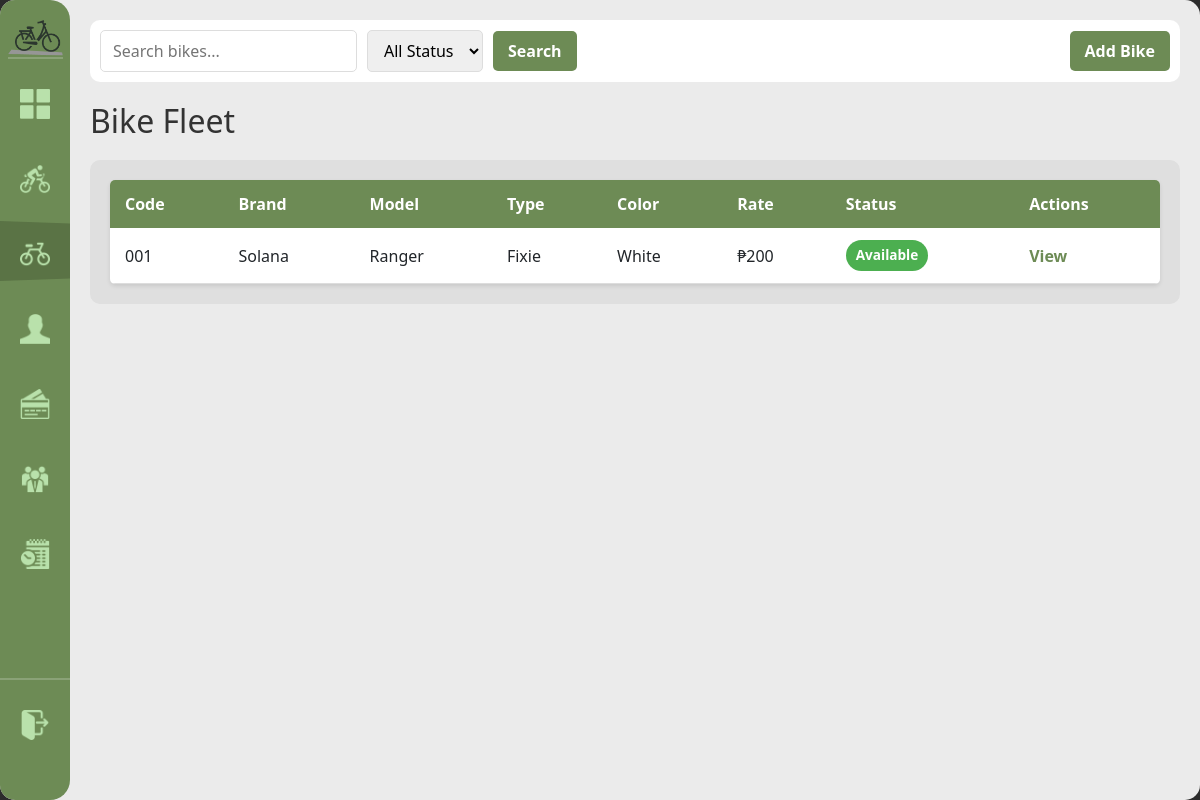
The app's page /bikes (signed in), older data.
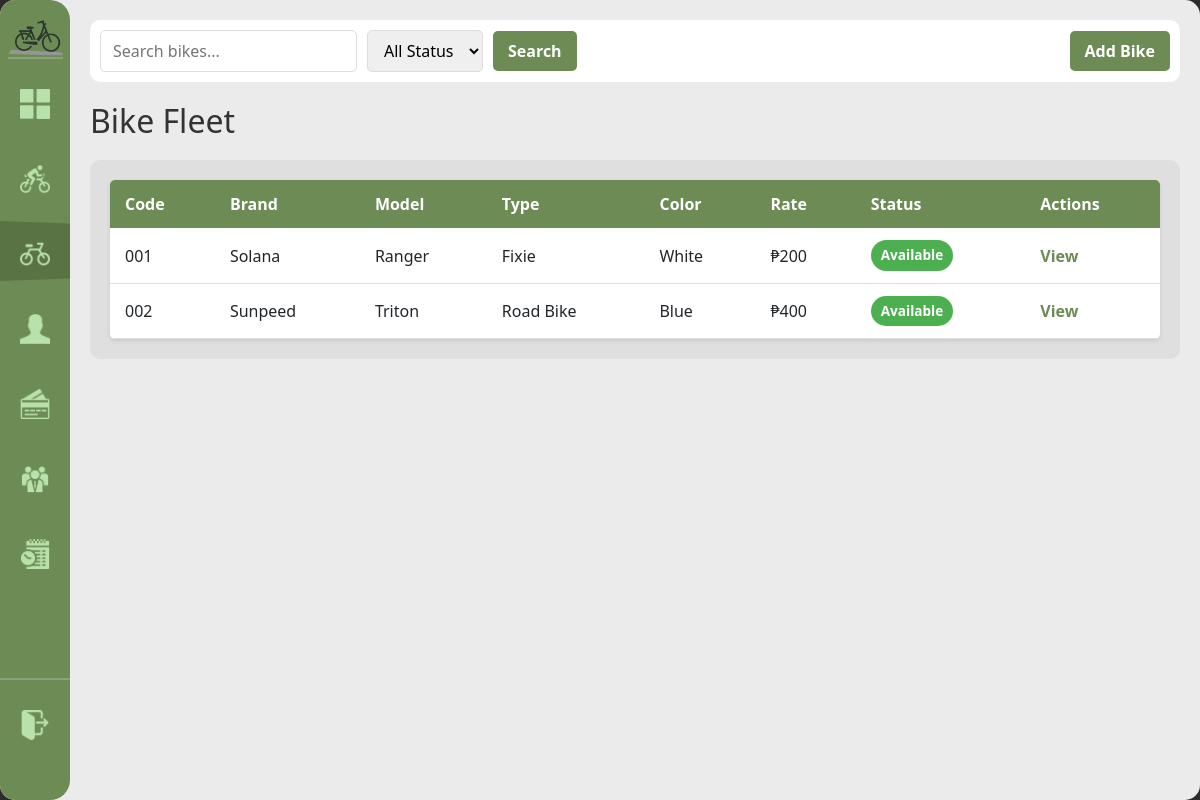
The same page, newer data.
### tables this page shows
CREATE TABLE bike (
            bike_id INTEGER PRIMARY KEY AUTOINCREMENT,
            bike_code TEXT NOT NULL UNIQUE,
            brand TEXT NOT NULL, model TEXT NOT NULL,
            color TEXT NOT NULL,
            bike_rate DECIMAL(8,2) NOT NULL DEFAULT 0,
            type TEXT NOT NULL DEFAULT 'standard',
            status TEXT NOT NULL DEFAULT 'available' CHECK(status IN('available','rented','retired')),
            date_added DATE NOT NULL DEFAULT(date('now','localtime'))
        );

### handlers/bike_routes.py (the view)
@bikes_bp.route('/bikes')
@login_required
def registry():
    search = request.args.get('search', '')
    status = request.args.get('status', 'all')
    all_bikes = database.get().get_all_bikes(search, status)
    return render_template('bike_registry.html', bikes=all_bikes, search=search, filter_status=status)

### app.py (called while the page is built)
def get_sidebar_state():
    return request.cookies.get('sidebarState') == 'expanded'

@app.context_processor
def inject_sidebar_state():
    return dict(sidebar_expanded=get_sidebar_state())

@app.context_processor
def inject_current_staff():
    staff = current_staff()
    return dict(current_staff=staff, is_admin=staff and staff.get("role") == "admin")

### modules/auth.py (called while the page is built)
def login_required(view):
    @wraps(view)
    def wrapped(*args, **kwargs):
        if not session.get("staff_id"):
            return redirect(url_for("login"))
        return view(*args, **kwargs)
    return wrapped

def current_staff():
    if not session.get("staff_id"):
        return None
    return {
        "staff_id": session.get("staff_id"),
        "username": session.get("username"),
        "first_name": session.get("first_name"),
        "last_name": session.get("last_name"),
        "role": session.get("role"),
    }

### modules/database.py (called while the page is built)
def get():
    if not db: init()
    return db

### templates/bike_registry.html (shortened to what this page needs)
{% extends "base.html" %}
{% block content %}
<div class="top-bar">
    <form method="get" class="search-form">
        <input type="text" name="search" placeholder="Search bikes..." value="{{ search }}">
        <select name="status">
            <option value="all" {% if filter_status == 'all' %}selected{% endif %}>All Status</option>
        </select>
        <button type="submit">Search</button>
        <button type="button" id="add-bike-btn" class="btn-primary">Add Bike</button>
    </form>
</div>
<h1>Bike Fleet</h1>
<div class="content-grid">
    <div class="scroll-table-container">
        <table>
            <thead>
                <tr>
                <th>Code</th>
                <th>Brand</th>
                <th>Model</th>
                <th>Type</th>
                <th>Color</th>
                <th>Rate</th>
                <th>Status</th>
                <th>Actions</th>
            </tr>
        </thead>
        <tbody>
            {% for bike in bikes %}
            <tr>
                <td>{{ bike['bike_code'] }}</td>
                <td>{{ bike['brand'] }}</td>
                <td>{{ bike['model'] }}</td>
                <td>{{ bike['type'] }}</td>
                <td>{{ bike['color'] }}</td>
                <td>₱{{ bike['bike_rate'] }}</td>
                <td><span class="status-badge status-{{ bike['status'] }}">{{ bike['status'].replace('_', ' ').title() }}</span></td>
                <td><a href="{{ url_for('bikes.bike_detail', bid=bike['bike_id']) }}">View</a></td>
            </tr>
            {% endfor %}
        </tbody>
    </table>
    </div>
</div>
{% endblock %}

Row changes from the older to the newer data that the page shows:
added bike: bike_code "002", brand "Sunpeed", model "Triton", type "Road Bike", color "Blue", bike_rate "400", status.replace "Available"
